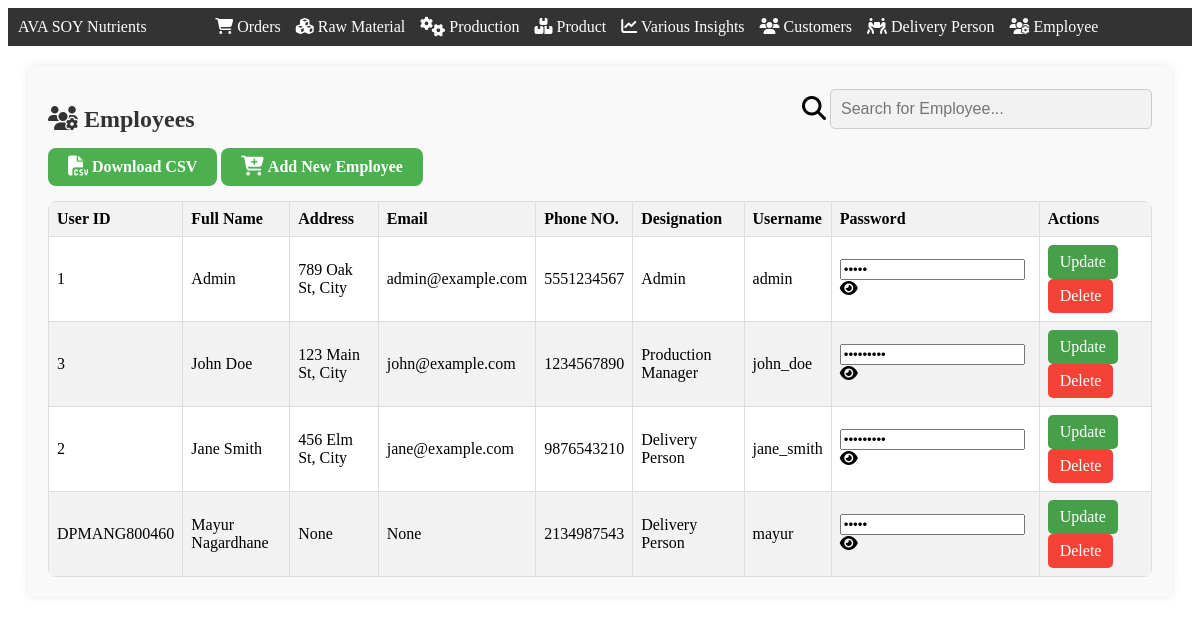
/employee (signed in), run on the app's committed database.
### app.py (models this page shows)
class Users(db.Model):
    User_ID=db.Column(db.String(255))
    User_fullname=db.Column(db.String(255))
    User_Address=db.Column(db.String(255))
    User_phone=db.Column(db.String(20))
    User_email=db.Column(db.String(100),unique=True)
    User_password=db.Column(db.String(20))
    UserName=db.Column(db.String(30), primary_key=True)
    User_Designation=db.Column(db.Enum("Production Manager", "Delivery Person","Admin","Order Manager"))

### app.py (the view)
@app.route('/employee')
def employee():
    if session['LoggedIn']==True and session['Designation']=="Admin":
        users=Users.query.all()
        return render_template('employee.html',users=users)

### templates/employee.html (shortened to what this page needs)
<!DOCTYPE html>
<html lang="en">
<head>
    <link rel="stylesheet" href="https://cdnjs.cloudflare.com/ajax/libs/font-awesome/6.5.1/css/all.min.css" />
    <link rel="stylesheet" href="{{ url_for('static', filename='css/navbar.css') }}">
</head>
<body>
    <div class="navbar">
        <div class="navbar-left">AVA SOY Nutrients</div>
        <div class="navbar-center">
            <a href="/orders"><i class="fa-solid fa-cart-shopping"></i> Orders</a>
            <a href="/inventory"><i class="fa-solid fa-cubes"></i> Raw Material</a>
            <a href="/production"><i class="fa-solid fa-gears fa-lg"></i> Production</a>
            <a href="/product"><i class="fa-solid fa-boxes-stacked"></i> Product</a>
            <a href="/variousinsights"><i class="fa-solid fa-chart-line"></i> Various Insights</a>
            <a href="/customers"><i class="fa-solid fa-users"></i> Customers</a>
            <a href="/delivery_person"><i class="fa-solid fa-people-carry-box"></i> Delivery Person</a>
            <a href="/employee"><i class="fa-solid fa-users-gear"></i> Employee</a>
        </div>
    </div>
    <div class="container">
        <div class="row" style="display: flex; justify-content: space-between; align-items: center;">
            <h2><i class="fa-solid fa-users-gear"></i> Employees</h2>
            <div class="search-container">
                <i class="fa-solid fa-magnifying-glass fa-xl"></i>
                <input type="text" id="searchInput" onkeyup="searchFunction()" placeholder="Search for Employee...">
            </div>
        </div>
        <a href="/download_employee_details_csv" class="add-employee-btn"><i class="fa-solid fa-file-csv fa-lg"></i><b> Download CSV</b></a>
        <a href="/add_employee" class="add-employee-btn"><i class="fa-solid fa-cart-plus fa-lg"></i>  <b>Add New Employee</b></a>
        {% if users|length == 0  %}
            <div class="alert" role="alert">
                <i class="fa-solid fa-face-sad-tear fa-lg"></i>
                <b>No employees found. Please add your first employee!</b>
            </div>
        {% else %}
        <table>
            <thead>
                <tr>
                    <th>User ID</th>
                    <th>Full Name</th>
                    <th>Address</th>
                    <th>Email</th>
                    <th>Phone NO.</th>
                    <th>Designation</th>
                    <th>Username</th>
                    <th>Password</th>
                    <th>Actions</th>
                </tr>
            </thead>
            <tbody>
                {% for user in users %}
                    <tr>
                        <td>{{ user.User_ID }}</td>
                        <td>{{ user.User_fullname }}</td>
                        <td>{{ user.User_Address }}</td>
                        <td>{{ user.User_email }}</td>
                        <td>{{ user.User_phone }}</td>
                        <td>{{ user.User_Designation }}</td>
                        <td>{{ user.UserName}}</td>
                        <td  class="password-cell">
                            <div class="password-container">
                            <input type="password" class="password-input" value="{{ user.User_password }}" readonly>
                            <i class="eye-icon fa-solid fa-eye" onclick="togglePasswordVisibility(this)"></i>
                            </div>
                        </td>
                        <td class="action-cell">
                            <a href="/update_user/{{ user.UserName }}" class="action-btn btn-update">Update</a>
                            <a href="#" onclick="confirmDelete('{{ user.UserName }}');" class="action-btn btn-delete">Delete</a>
                        </td>
                    </tr>
                {% endfor %}
            </tbody>
        </table>
        {% endif %}
    </div>
</body>
</html>

### static/css/navbar.css (style rules this page uses)
.navbar { background-color: #333; color: white; display: flex; justify-content: space-between; align-items: center; padding: 10px; }
.navbar-center { flex: 1; display: flex; justify-content: center; }
.navbar-center a { color: white; text-decoration: none; margin-right: 15px; }
.search-container { margin-bottom: 15px; }
.search-container input[type=text] { width: 300px; padding: 10px; border: 1px solid #ccc; border-radius: 5px; font-size: 16px; background-color: #f2f2f2; }

### templates/employee.html (style rules this page uses)
.container { margin: 20px; padding: 20px; border-radius: 8px; background-color: #f9f9f9; box-shadow: 0 0 10px rgba(0, 0, 0, 0.1); }
h2 { font-size: 24px; margin-bottom: 15px; color: #333; }
table { width: 100%; border-collapse: collapse; background-color: #fff; border-radius: 8px; overflow: hidden; }
table th, table td { border: 1px solid #ddd; padding: 8px; text-align: left; }
thead { background-color: #f2f2f2; }
tbody tr:nth-child(even) { background-color: #f2f2f2; }
.add-employee-btn { background-color: #4CAF50; border: none; color: white; padding: 10px 20px; text-align: center; text-decoration: none; font-size: 16px; margin-bottom: 15px; cursor: pointer; border-radius: 8px; display: inline-block; transition: background-color 0.3s ease; }
.action-btn { display: inline-block; padding: 8px 12px; margin-right: 5px; border-radius: 5px; text-decoration: none; transition: background-color 0.3s ease; }
.btn-update { background-color: #45a049; color: white; }
.btn-delete { background-color: #f44336; color: white; }

### data on the page
Users: User_ID "1", User_fullname "Admin", User_Address "789 Oak St, City", User_email "admin@example.com", User_phone "5551234567", User_Designation "Admin", UserName "admin"
Users: User_ID "3", User_fullname "John Doe", User_Address "123 Main St, City", User_email "john@example.com", User_phone "1234567890", User_Designation "Production Manager", UserName "john_doe"
Users: User_ID "2", User_fullname "Jane Smith", User_Address "456 Elm St, City", User_email "jane@example.com", User_phone "9876543210", User_Designation "Delivery Person", UserName "jane_smith"
Users: User_ID "DPMANG800460", User_fullname "Mayur Nagardhane", User_Address "None", User_email "None", User_phone "2134987543", User_Designation "Delivery Person", UserName "mayur"
